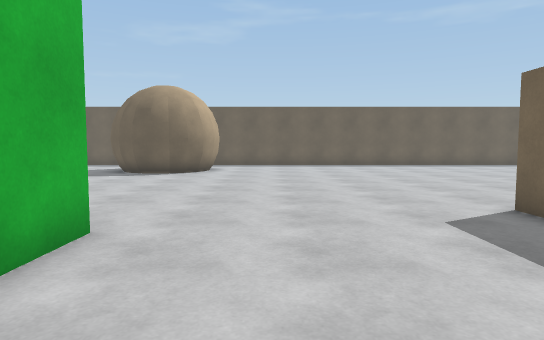
view 1 (above)

18 first-person views from a walk through a Unity game level. The camera is 1.2 m above the floor, tilts 4° down and sees 75° across. The floor is counted in squares, 1 m on a side. Each view is taken from the middle of a square. On the plan, view 1 faces up. The plan holds only what a view shows up to about 14 squares ahead; the rest is blank. The place goes on beyond the plan. The player character is not drawn.

view 2
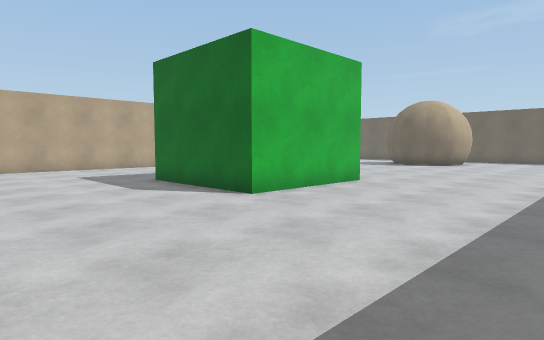

view 3
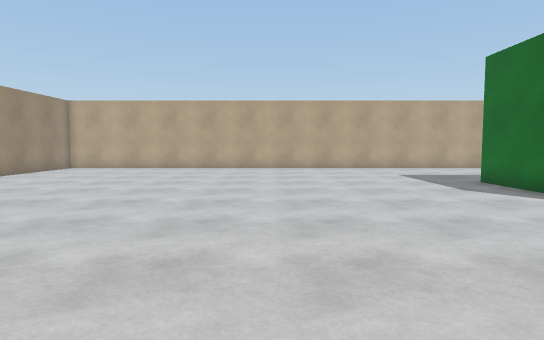

view 4
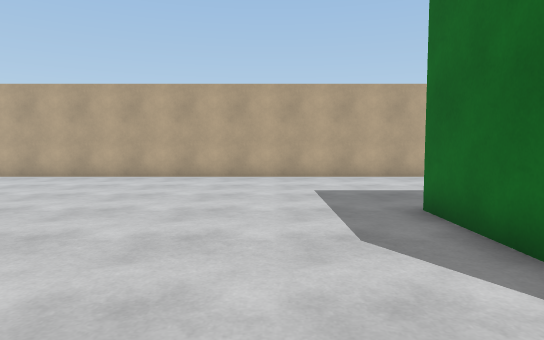

view 5
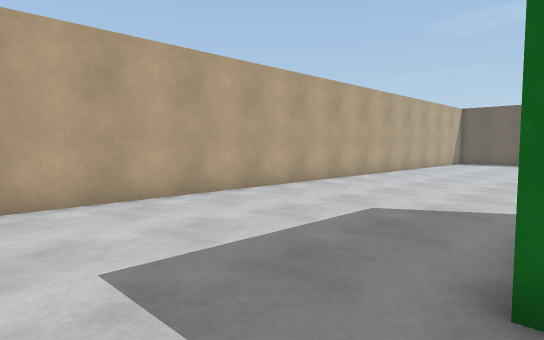

view 6
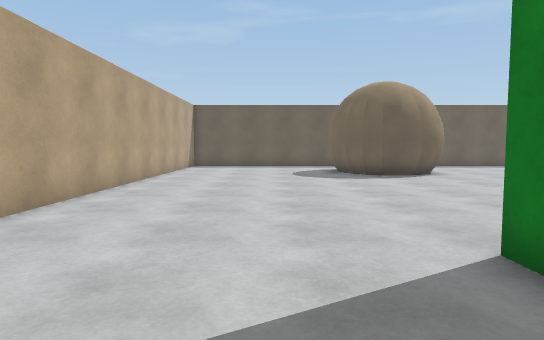

view 7
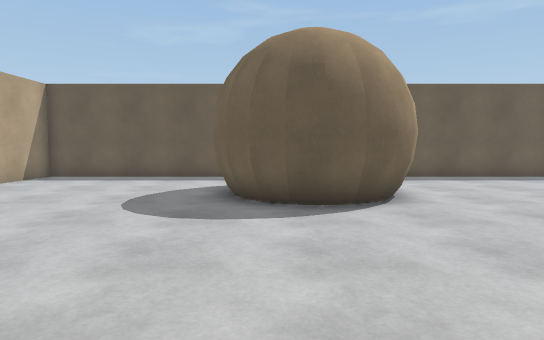

view 8
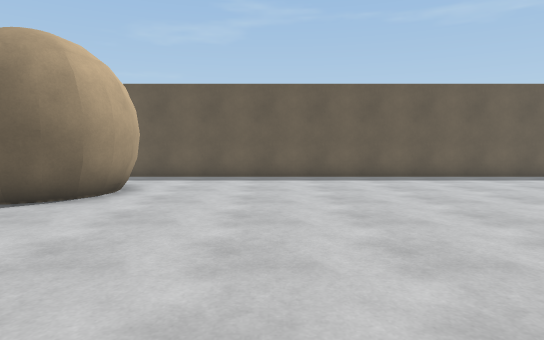

view 9
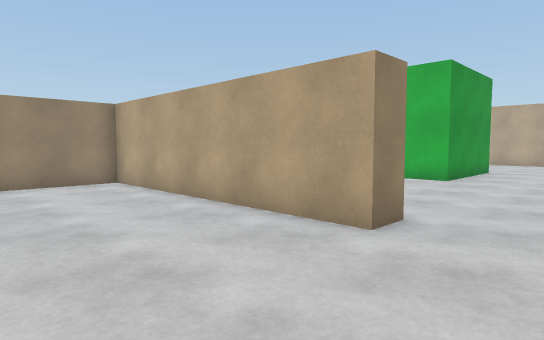

view 10
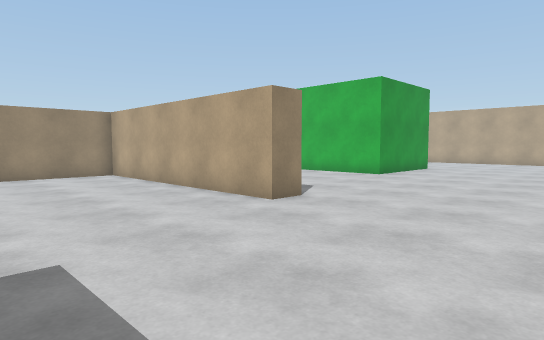

view 11
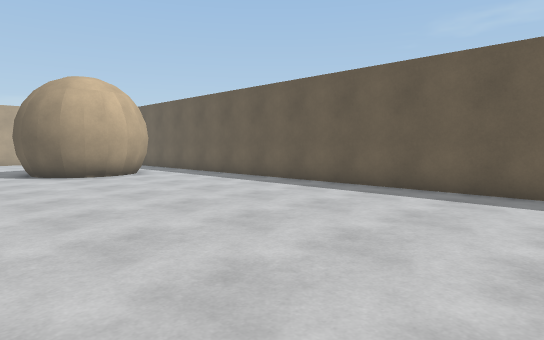

view 12
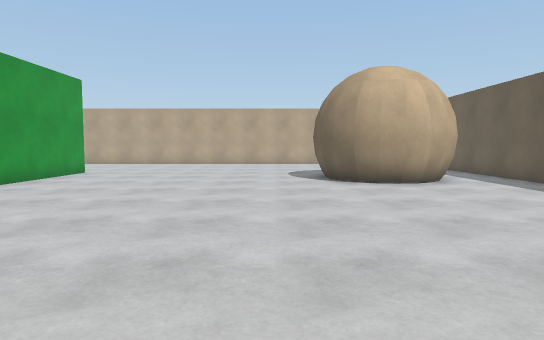

view 13
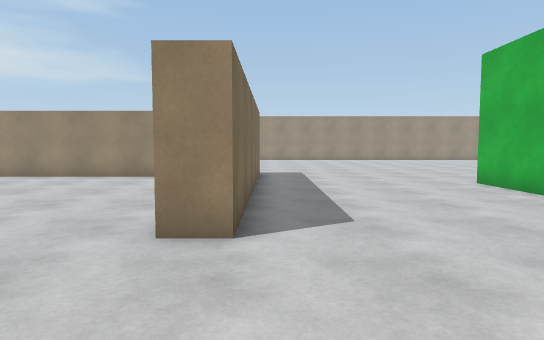

view 14
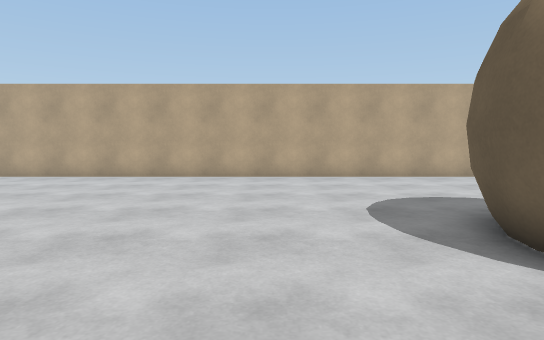

view 15
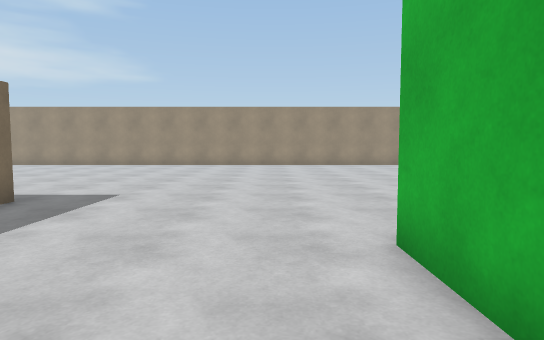

view 16
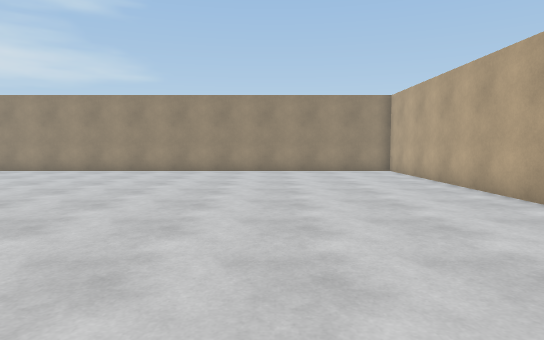

view 17
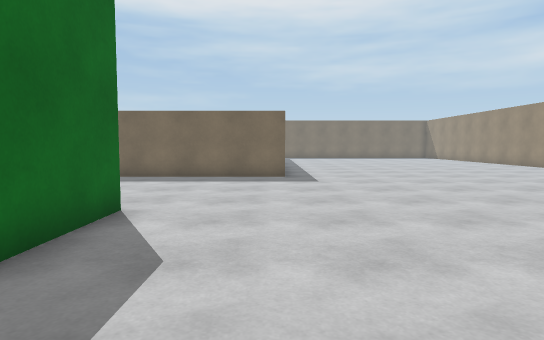

view 18
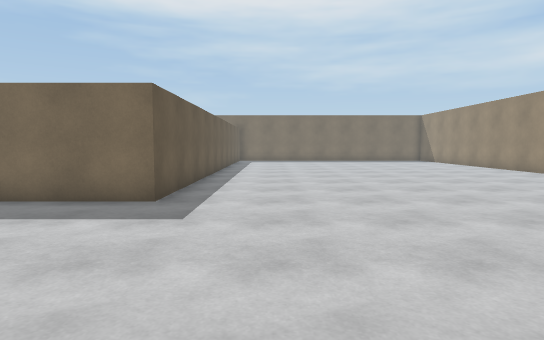

### Floor plan
Points are (right, up) in squares from view 1. A wall is a line through its corners. A room is listed if a view was taken in it or the views show most of it. See-through windows are left out.
Room 1 (views 1, 2, 3, 4, 5, 6, 7, 8, 9, 10, 11, 12, 13, 14, 15, 16, 17, 18)
walls: (-6.1, 4.8) (-2.5, 4.8) (-2.5, -0.2) (-7.5, -0.2); (-7.5, 4.1) (-7.5, 4.9); (11, -3.5) (4.5, -3.5) (4.5, 6.5) (5.5, 6.5) (5.5, -2.5) (11.5, -2.5); (-3.6, 19.1) (-3, 18.5) (-2.6, 17.7) (-2.5, 17) (-2.6, 16.3) (-3, 15.6) (-3.5, 15) (-4.3, 14.6) (-5, 14.5) (-5.7, 14.6) (-6.4, 15) (-7, 15.6) (-7.4, 16.3); (-8, 21.5) (-14.5, 21.5) (-14.5, -15); (11.4, 21.5) (-6.1, 21.5)
low walls: (-3.6, 15.2) (-4.1, 14.9) (-5, 14.8) (-5.6, 14.9) (-6.4, 15.3) (-6.9, 15.7) (-7.2, 16.4); (-3.1, 15.8) (-3.7, 15.2); (-3.6, 18.8) (-3.2, 18.4) (-2.9, 17.6) (-2.7, 17) (-2.9, 16.2) (-3.1, 15.7)

Where each view was taken, in squares from view 1:
view 1: 0 up, 0 right, facing up
view 2: 6 down, 4 right, facing up-left
view 3: 7 down, 4 right, facing left
view 4: 3 down, 1 left, facing left
view 5: 3 down, 7 left, facing up-left
view 6: 1 up, 10 left, facing up
view 7: 8 up, 6 left, facing up
view 8: 8 up, 1 right, facing up
view 9: 9 up, 10 right, facing down-left
view 10: 12 up, 11 right, facing down-left
view 11: 12 up, 11 right, facing up-left
view 12: 13 up, 8 right, facing left
view 13: 11 up, 4 right, facing down
view 14: 12 up, 1 left, facing left
view 15: 4 up, 1 left, facing down
view 16: 1 down, 9 left, facing down
view 17: 3 down, 9 left, facing right
view 18: 6 down, 3 left, facing right
